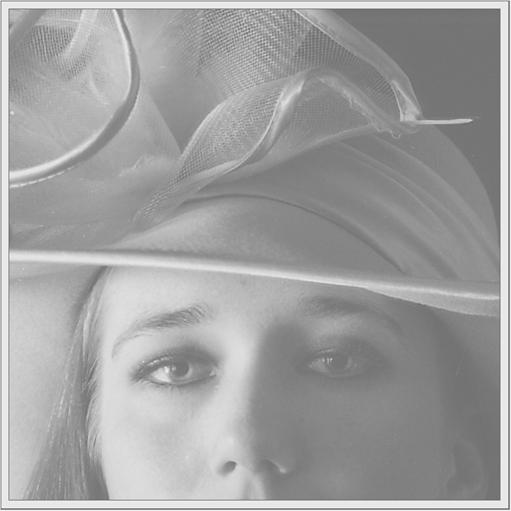
%> input picture Vision_por_computador/Practica3/p3_imagenes/mujer.jpg, 511 x 511 px
$ octave ejercicio5_4.m   (GNU Octave 9; MATLAB toolbox functions it lacks are replaced by stand-ins)
%> lines starting %> are read from the running program, lines starting %| are printed output that depends on the picture
%%%%%%%%%%%%%%%%%%%%%%%%%%%%%%%%%%%%%%%%%%%%%%%%%%%%%%%%%%%%%%%%%%%%%%%%%%
% Archivo: ejercicio5_4
% Pr醕tica 3 - Ejercicio 5.4
% Autor: Nicol醩 Cubero
% Asignatura: Visi髇 por Computador
%%%%%%%%%%%%%%%%%%%%%%%%%%%%%%%%%%%%%%%%%%%%%%%%%%%%%%%%%%%%%%%%%%%%%%%%%%
clc; clear;

% 4. Usa la funci髇 adapthisteq sobre la imagen mujer.jpg y analiza
% el resultado

% Cargar la imagen
img = imread('p3_imagenes/mujer.jpg');
%> img is the input picture: size 511x511 uint8; min 98, max 251, mean 159.8

% Aplicar ecualizaci髇 simple del histograma
img_eq = histeq(img);
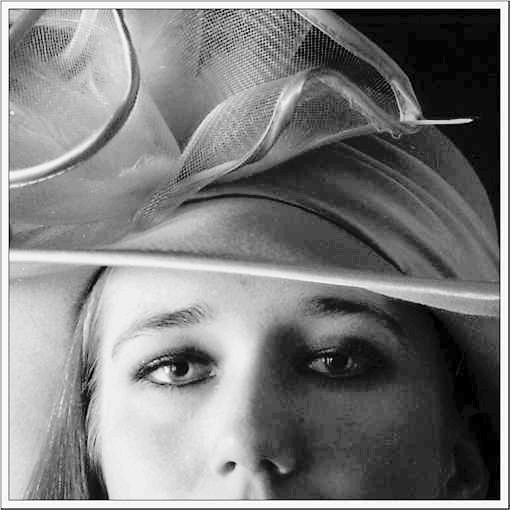
%> img_eq: size 511x511 uint8; min 0, max 255, mean 127

% Aplicar ecualizaci髇 adaptavivo limitada por el contraste
img_fix = adapthisteq(img);
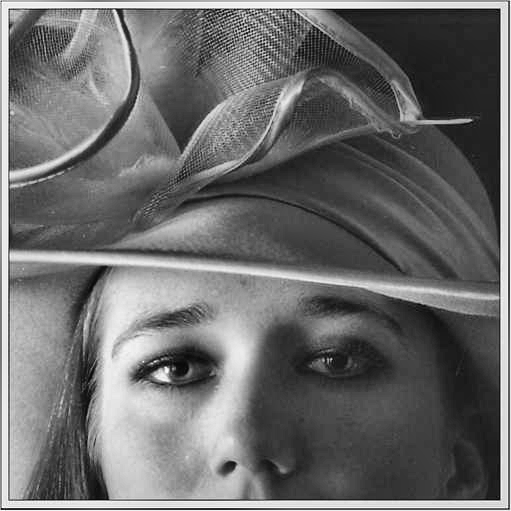
%> img_fix: size 511x511 uint8; min 0, max 255, mean 107.9

% Visualizar la imagen resultante
figure,
subplot(3,2,1), imshow(img), title('Imagen original'),
subplot(3,2,2), imhist(img),
subplot(3,2,3), imshow(img_eq), title('Ecualizaci髇 simple'),
subplot(3,2,4), imhist(img_eq),
subplot(3,2,5), imshow(img_fix), title('Ecualizaci髇 adaptativa'),
subplot(3,2,6), imhist(img_fix);
%> after `imhist(img_fix)`:
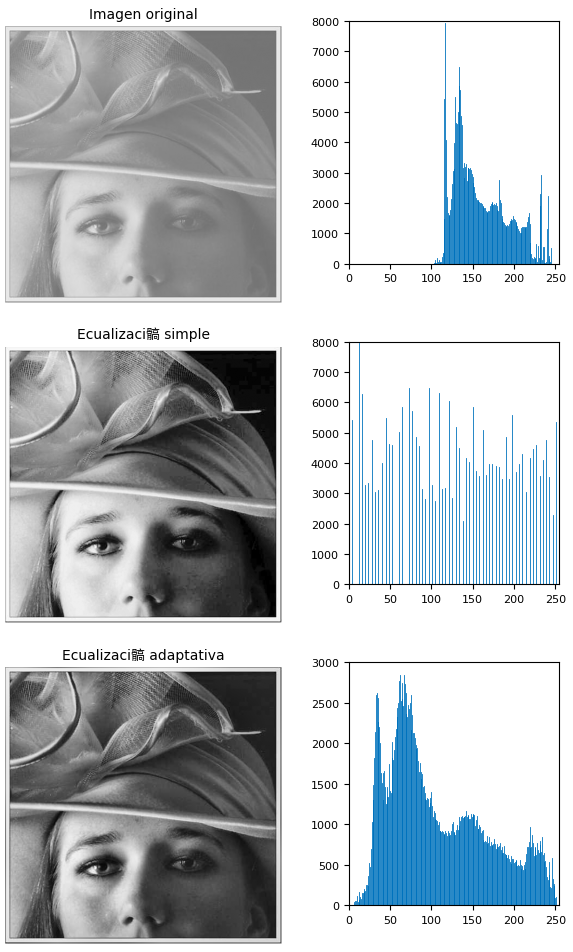
%> figure redrawn from the program's plot data, 6 panels

% An醠isis
%
% La ecualizaci髇 adaptativa limitada por el contraste permite llevar a
% cabo la mejora del contraste m醩 adecuada para cada regi髇 de la imagen,
% de modo que el histograma resultante no resulta tan dirupto como el que
% se obtiene en la ecualizaci髇 simple.
% homog閚ea el contraste
